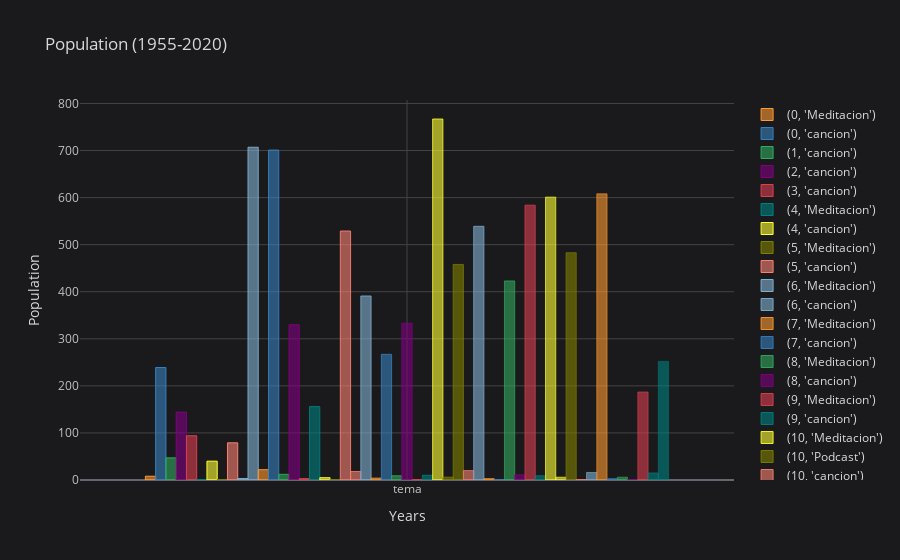

Notebook cell for this chart:
### Code cell
por_hora2 = por_hora.T
por_hora2.iplot(kind='bar', xTitle='Years', yTitle='Population', title='Population (1955-2020)')

### Figure 1 — Plotly figure (JSON) as saved in the notebook; plotly's stock layout.template omitted (floating-point values rounded to 4 significant figures)
{"data": [{"marker": {"color": "rgba(255, 153, 51, 0.6)", "line": {"color": "rgba(255, 153, 51, 1.0)", "width": 1}}, "name": "(0, 'Meditacion')", "orientation": "v", "text": "", "type": "bar", "x": ["tema"], "y": [8]}, {"marker": {"color": "rgba(55, 128, 191, 0.6)", "line": {"color": "rgba(55, 128, 191, 1.0)", "width": 1}}, "name": "(0, 'cancion')", "orientation": "v", "text": "", "type": "bar", "x": ["tema"], "y": [239]}, {"marker": {"color": "rgba(50, 171, 96, 0.6)", "line": {"color": "rgba(50, 171, 96, 1.0)", "width": 1}}, "name": "(1, 'cancion')", "orientation": "v", "text": "", "type": "bar", "x": ["tema"], "y": [47]}, {"marker": {"color": "rgba(128, 0, 128, 0.6)", "line": {"color": "rgba(128, 0, 128, 1.0)", "width": 1}}, "name": "(2, 'cancion')", "orientation": "v", "text": "", "type": "bar", "x": ["tema"], "y": [144]}, {"marker": {"color": "rgba(219, 64, 82, 0.6)", "line": {"color": "rgba(219, 64, 82, 1.0)", "width": 1}}, "name": "(3, 'cancion')", "orientation": "v", "text": "", "type": "bar", "x": ["tema"], "y": [94]}, {"marker": {"color": "rgba(0, 128, 128, 0.6)", "line": {"color": "rgba(0, 128, 128, 1.0)", "width": 1}}, "name": "(4, 'Meditacion')", "orientation": "v", "text": "", "type": "bar", "x": ["tema"], "y": [1]}, {"marker": {"color": "rgba(255, 255, 51, 0.6)", "line": {"color": "rgba(255, 255, 51, 1.0)", "width": 1}}, "name": "(4, 'cancion')", "orientation": "v", "text": "", "type": "bar", "x": ["tema"], "y": [40]}, {"marker": {"color": "rgba(128, 128, 0, 0.6)", "line": {"color": "rgba(128, 128, 0, 1.0)", "width": 1}}, "name": "(5, 'Meditacion')", "orientation": "v", "text": "", "type": "bar", "x": ["tema"], "y": [1]}, {"marker": {"color": "rgba(251, 128, 114, 0.6)", "line": {"color": "rgba(251, 128, 114, 1.0)", "width": 1}}, "name": "(5, 'cancion')", "orientation": "v", "text": "", "type": "bar", "x": ["tema"], "y": [79]}, {"marker": {"color": "rgba(128, 177, 211, 0.6)", "line": {"color": "rgba(128, 177, 211, 1.0)", "width": 1}}, "name": "(6, 'Meditacion')", "orientation": "v", "text": "", "type": "bar", "x": ["tema"], "y": [3]}, {"marker": {"color": "rgba(128, 177, 211, 0.6)", "line": {"color": "rgba(128, 177, 211, 0.8999999999999999)", "width": 1}}, "name": "(6, 'cancion')", "orientation": "v", "text": "", "type": "bar", "x": ["tema"], "y": [707]}, {"marker": {"color": "rgba(255, 153, 51, 0.6)", "line": {"color": "rgba(255, 153, 51, 0.8999999999999999)", "width": 1}}, "name": "(7, 'Meditacion')", "orientation": "v", "text": "", "type": "bar", "x": ["tema"], "y": [22]}, {"marker": {"color": "rgba(55, 128, 191, 0.6)", "line": {"color": "rgba(55, 128, 191, 0.8999999999999999)", "width": 1}}, "name": "(7, 'cancion')", "orientation": "v", "text": "", "type": "bar", "x": ["tema"], "y": [701]}, {"marker": {"color": "rgba(50, 171, 96, 0.6)", "line": {"color": "rgba(50, 171, 96, 0.8999999999999999)", "width": 1}}, "name": "(8, 'Meditacion')", "orientation": "v", "text": "", "type": "bar", "x": ["tema"], "y": [12]}, {"marker": {"color": "rgba(128, 0, 128, 0.6)", "line": {"color": "rgba(128, 0, 128, 0.8999999999999999)", "width": 1}}, "name": "(8, 'cancion')", "orientation": "v", "text": "", "type": "bar", "x": ["tema"], "y": [330]}, {"marker": {"color": "rgba(219, 64, 82, 0.6)", "line": {"color": "rgba(219, 64, 82, 0.8999999999999999)", "width": 1}}, "name": "(9, 'Meditacion')", "orientation": "v", "text": "", "type": "bar", "x": ["tema"], "y": [3]}, {"marker": {"color": "rgba(0, 128, 128, 0.6)", "line": {"color": "rgba(0, 128, 128, 0.8999999999999999)", "width": 1}}, "name": "(9, 'cancion')", "orientation": "v", "text": "", "type": "bar", "x": ["tema"], "y": [156]}, {"marker": {"color": "rgba(255, 255, 51, 0.6)", "line": {"color": "rgba(255, 255, 51, 0.8999999999999999)", "width": 1}}, "name": "(10, 'Meditacion')", "orientation": "v", "text": "", "type": "bar", "x": ["tema"], "y": [5]}, {"marker": {"color": "rgba(128, 128, 0, 0.6)", "line": {"color": "rgba(128, 128, 0, 0.8999999999999999)", "width": 1}}, "name": "(10, 'Podcast')", "orientation": "v", "text": "", "type": "bar", "x": ["tema"], "y": [1]}, {"marker": {"color": "rgba(251, 128, 114, 0.6)", "line": {"color": "rgba(251, 128, 114, 0.8999999999999999)", "width": 1}}, "name": "(10, 'cancion')", "orientation": "v", "text": "", "type": "bar", "x": ["tema"], "y": [529]}, {"marker": {"color": "rgba(251, 128, 114, 0.6)", "line": {"color": "rgba(251, 128, 114, 0.7999999999999998)", "width": 1}}, "name": "(11, 'Meditacion')", "orientation": "v", "text": "", "type": "bar", "x": ["tema"], "y": [18]}, {"marker": {"color": "rgba(128, 177, 211, 0.6)", "line": {"color": "rgba(128, 177, 211, 0.7999999999999998)", "width": 1}}, "name": "(11, 'cancion')", "orientation": "v", "text": "", "type": "bar", "x": ["tema"], "y": [391]}, {"marker": {"color": "rgba(255, 153, 51, 0.6)", "line": {"color": "rgba(255, 153, 51, 0.7999999999999998)", "width": 1}}, "name": "(12, 'Meditacion')", "orientation": "v", "text": "", "type": "bar", "x": ["tema"], "y": [4]}, {"marker": {"color": "rgba(55, 128, 191, 0.6)", "line": {"color": "rgba(55, 128, 191, 0.7999999999999998)", "width": 1}}, "name": "(12, 'cancion')", "orientation": "v", "text": "", "type": "bar", "x": ["tema"], "y": [267]}, {"marker": {"color": "rgba(50, 171, 96, 0.6)", "line": {"color": "rgba(50, 171, 96, 0.7999999999999998)", "width": 1}}, "name": "(13, 'Meditacion')", "orientation": "v", "text": "", "type": "bar", "x": ["tema"], "y": [9]}, {"marker": {"color": "rgba(128, 0, 128, 0.6)", "line": {"color": "rgba(128, 0, 128, 0.7999999999999998)", "width": 1}}, "name": "(13, 'cancion')", "orientation": "v", "text": "", "type": "bar", "x": ["tema"], "y": [333]}, {"marker": {"color": "rgba(219, 64, 82, 0.6)", "line": {"color": "rgba(219, 64, 82, 0.7999999999999998)", "width": 1}}, "name": "(14, 'Audiolibro')", "orientation": "v", "text": "", "type": "bar", "x": ["tema"], "y": [1]}, {"marker": {"color": "rgba(0, 128, 128, 0.6)", "line": {"color": "rgba(0, 128, 128, 0.7999999999999998)", "width": 1}}, "name": "(14, 'Meditacion')", "orientation": "v", "text": "", "type": "bar", "x": ["tema"], "y": [10]}, {"marker": {"color": "rgba(255, 255, 51, 0.6)", "line": {"color": "rgba(255, 255, 51, 0.7999999999999998)", "width": 1}}, "name": "(14, 'cancion')", "orientation": "v", "text": "", "type": "bar", "x": ["tema"], "y": [767]}, {"marker": {"color": "rgba(128, 128, 0, 0.6)", "line": {"color": "rgba(128, 128, 0, 0.7999999999999998)", "width": 1}}, "name": "(15, 'Meditacion')", "orientation": "v", "text": "", "type": "bar", "x": ["tema"], "y": [6]}, {"marker": {"color": "rgba(128, 128, 0, 0.6)", "line": {"color": "rgba(128, 128, 0, 0.7)", "width": 1}}, "name": "(15, 'cancion')", "orientation": "v", "text": "", "type": "bar", "x": ["tema"], "y": [458]}, {"marker": {"color": "rgba(251, 128, 114, 0.6)", "line": {"color": "rgba(251, 128, 114, 0.7)", "width": 1}}, "name": "(16, 'Meditacion')", "orientation": "v", "text": "", "type": "bar", "x": ["tema"], "y": [20]}, {"marker": {"color": "rgba(128, 177, 211, 0.6)", "line": {"color": "rgba(128, 177, 211, 0.7)", "width": 1}}, "name": "(16, 'cancion')", "orientation": "v", "text": "", "type": "bar", "x": ["tema"], "y": [539]}, {"marker": {"color": "rgba(255, 153, 51, 0.6)", "line": {"color": "rgba(255, 153, 51, 0.7)", "width": 1}}, "name": "(17, 'Meditacion')", "orientation": "v", "text": "", "type": "bar", "x": ["tema"], "y": [3]}, {"marker": {"color": "rgba(55, 128, 191, 0.6)", "line": {"color": "rgba(55, 128, 191, 0.7)", "width": 1}}, "name": "(17, 'Podcast')", "orientation": "v", "text": "", "type": "bar", "x": ["tema"], "y": [1]}, {"marker": {"color": "rgba(50, 171, 96, 0.6)", "line": {"color": "rgba(50, 171, 96, 0.7)", "width": 1}}, "name": "(17, 'cancion')", "orientation": "v", "text": "", "type": "bar", "x": ["tema"], "y": [423]}, {"marker": {"color": "rgba(128, 0, 128, 0.6)", "line": {"color": "rgba(128, 0, 128, 0.7)", "width": 1}}, "name": "(18, 'Meditacion')", "orientation": "v", "text": "", "type": "bar", "x": ["tema"], "y": [11]}, {"marker": {"color": "rgba(219, 64, 82, 0.6)", "line": {"color": "rgba(219, 64, 82, 0.7)", "width": 1}}, "name": "(18, 'cancion')", "orientation": "v", "text": "", "type": "bar", "x": ["tema"], "y": [584]}, {"marker": {"color": "rgba(0, 128, 128, 0.6)", "line": {"color": "rgba(0, 128, 128, 0.7)", "width": 1}}, "name": "(19, 'Meditacion')", "orientation": "v", "text": "", "type": "bar", "x": ["tema"], "y": [9]}, {"marker": {"color": "rgba(255, 255, 51, 0.6)", "line": {"color": "rgba(255, 255, 51, 0.7)", "width": 1}}, "name": "(19, 'cancion')", "orientation": "v", "text": "", "type": "bar", "x": ["tema"], "y": [601]}, {"marker": {"color": "rgba(255, 255, 51, 0.6)", "line": {"color": "rgba(255, 255, 51, 0.5999999999999999)", "width": 1}}, "name": "(20, 'Meditacion')", "orientation": "v", "text": "", "type": "bar", "x": ["tema"], "y": [6]}, {"marker": {"color": "rgba(128, 128, 0, 0.6)", "line": {"color": "rgba(128, 128, 0, 0.5999999999999999)", "width": 1}}, "name": "(20, 'cancion')", "orientation": "v", "text": "", "type": "bar", "x": ["tema"], "y": [483]}, {"marker": {"color": "rgba(251, 128, 114, 0.6)", "line": {"color": "rgba(251, 128, 114, 0.5999999999999999)", "width": 1}}, "name": "(21, 'Audiolibro')", "orientation": "v", "text": "", "type": "bar", "x": ["tema"], "y": [1]}, {"marker": {"color": "rgba(128, 177, 211, 0.6)", "line": {"color": "rgba(128, 177, 211, 0.5999999999999999)", "width": 1}}, "name": "(21, 'Meditacion')", "orientation": "v", "text": "", "type": "bar", "x": ["tema"], "y": [16]}, {"marker": {"color": "rgba(255, 153, 51, 0.6)", "line": {"color": "rgba(255, 153, 51, 0.5999999999999999)", "width": 1}}, "name": "(21, 'cancion')", "orientation": "v", "text": "", "type": "bar", "x": ["tema"], "y": [608]}, {"marker": {"color": "rgba(55, 128, 191, 0.6)", "line": {"color": "rgba(55, 128, 191, 0.5999999999999999)", "width": 1}}, "name": "(22, 'Audiolibro')", "orientation": "v", "text": "", "type": "bar", "x": ["tema"], "y": [3]}, {"marker": {"color": "rgba(50, 171, 96, 0.6)", "line": {"color": "rgba(50, 171, 96, 0.5999999999999999)", "width": 1}}, "name": "(22, 'Meditacion')", "orientation": "v", "text": "", "type": "bar", "x": ["tema"], "y": [6]}, {"marker": {"color": "rgba(128, 0, 128, 0.6)", "line": {"color": "rgba(128, 0, 128, 0.5999999999999999)", "width": 1}}, "name": "(22, 'Podcast')", "orientation": "v", "text": "", "type": "bar", "x": ["tema"], "y": [1]}, {"marker": {"color": "rgba(219, 64, 82, 0.6)", "line": {"color": "rgba(219, 64, 82, 0.5999999999999999)", "width": 1}}, "name": "(22, 'cancion')", "orientation": "v", "text": "", "type": "bar", "x": ["tema"], "y": [187]}, {"marker": {"color": "rgba(0, 128, 128, 0.6)", "line": {"color": "rgba(0, 128, 128, 0.5999999999999999)", "width": 1}}, "name": "(23, 'Meditacion')", "orientation": "v", "text": "", "type": "bar", "x": ["tema"], "y": [15]}, {"marker": {"color": "rgba(0, 128, 128, 0.6)", "line": {"color": "rgba(0, 128, 128, 0.49999999999999983)", "width": 1}}, "name": "(23, 'cancion')", "orientation": "v", "text": "", "type": "bar", "x": ["tema"], "y": [252]}], "layout": {"legend": {"bgcolor": "#1A1A1C", "font": {"color": "#D9D9D9"}}, "paper_bgcolor": "#1A1A1C", "plot_bgcolor": "#1A1A1C", "title": {"font": {"color": "#D9D9D9"}, "text": "Population (1955-2020)"}, "xaxis": {"gridcolor": "#434343", "showgrid": true, "tickfont": {"color": "#C2C2C2"}, "title": {"font": {"color": "#D9D9D9"}, "text": "Years"}, "zerolinecolor": "#666570"}, "yaxis": {"gridcolor": "#434343", "showgrid": true, "tickfont": {"color": "#C2C2C2"}, "title": {"font": {"color": "#D9D9D9"}, "text": "Population"}, "zerolinecolor": "#666570"}}}
